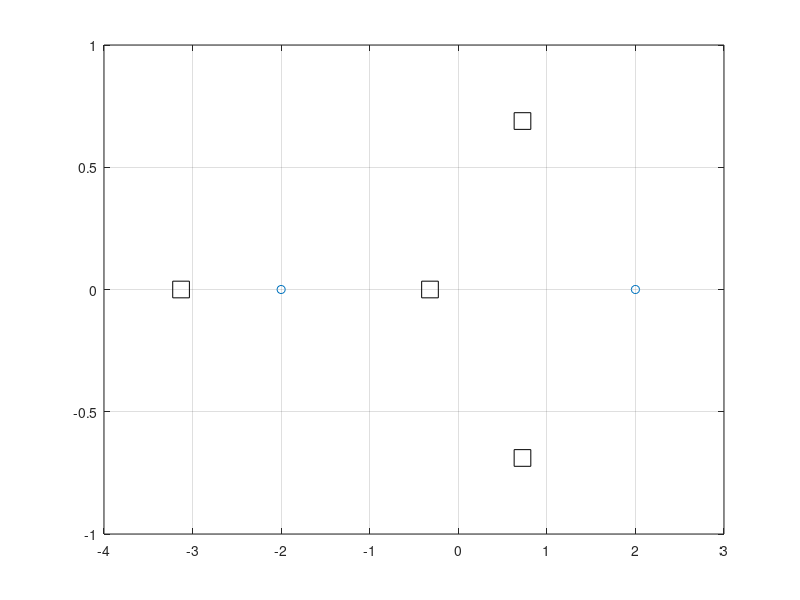
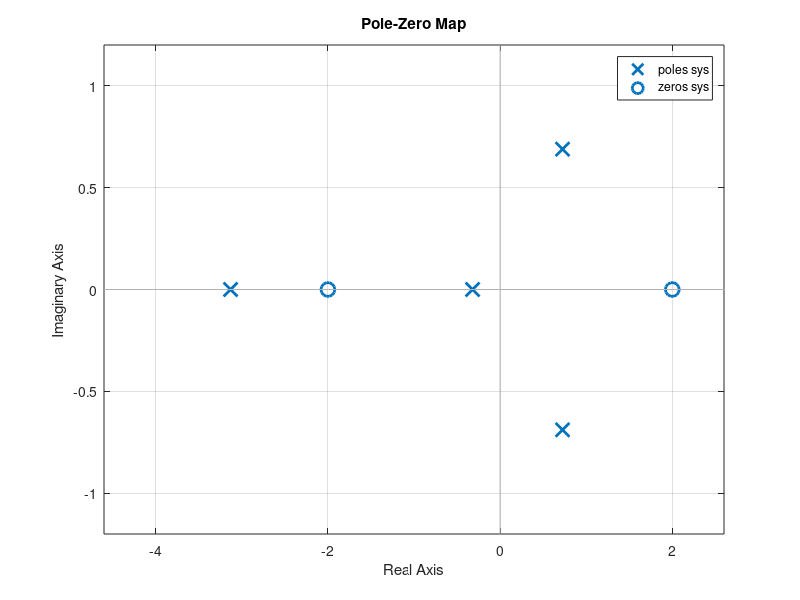

Write the MATLAB code that produced these figures, in order.
num=[1 0 -4];
den=[1 2 -3 2 1];
zs=roots(num);
ps=roots(den);
figure(1);
plot(real(zs),imag(zs),'o',real(ps),imag(ps),'ks','markersize',12);
axis([-4,3,-1,1]);
grid on;
sys=tf(num,den);
figure(2);pzmap(sys);